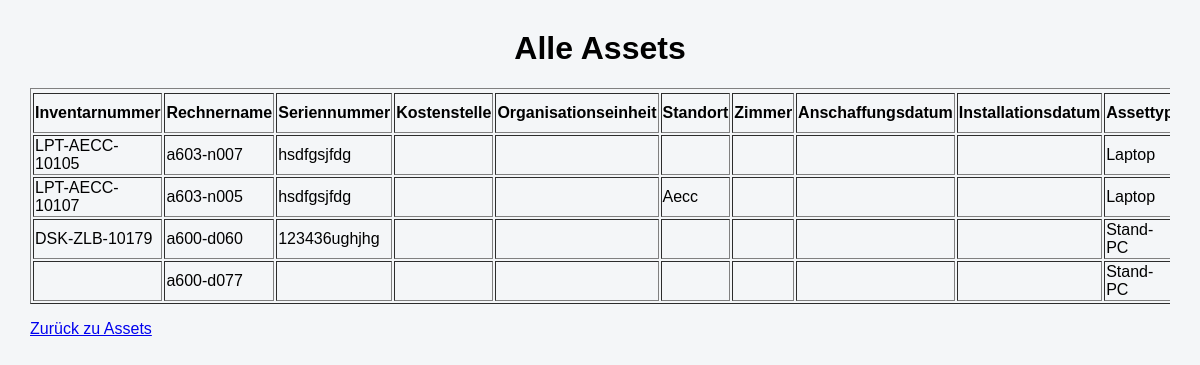
Before: /asset/anzeigen with the older database file.
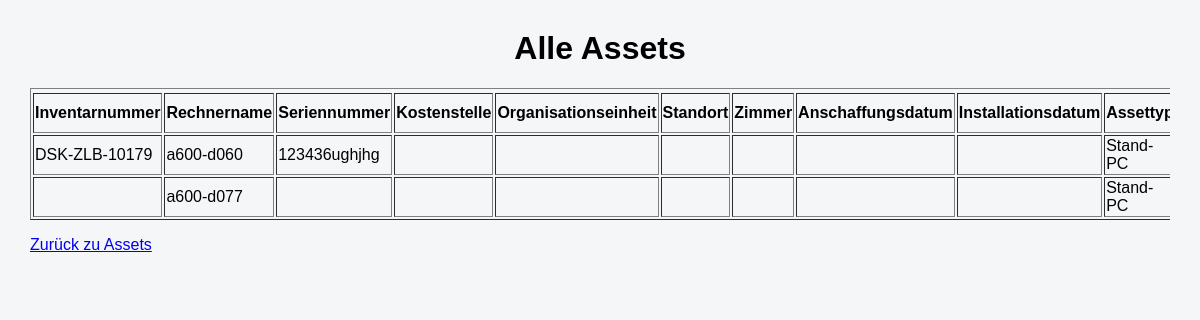
After: the same page with the newer database file.
### tables this page shows
CREATE TABLE assets (

    id INTEGER PRIMARY KEY,

    inventarnummer TEXT,
    rechnername TEXT,
    seriennummer TEXT,

    kostenstelle TEXT,
    organisationseinheit TEXT,

    standort TEXT,
    zimmer TEXT,

    anschaffungsdatum TEXT,
    installationsdatum TEXT,

    assettyp TEXT,
    verwendungsart TEXT,

    status TEXT,

    hersteller TEXT,
    modell TEXT,

    mac_adresse TEXT,
    garantie TEXT,

    verwaltungsart TEXT,

    prozessor TEXT,
    kerne_threads TEXT,

    ram TEXT,
    festplatte TEXT,

    betriebssystem TEXT,

    displaygroesse TEXT,
    dockingstation TEXT,

    anlagenummer TEXT,

    mitarbeiter TEXT,

    bemerkung TEXT

);

### app.py (the view)
@app.route("/asset/anzeigen")
def assets_anzeigen():
    verbindung = sqlite3.connect("asset_management.db")
    cursor = verbindung.cursor()
    cursor.execute("""
        SELECT *
        FROM assets
    """)
    assets = cursor.fetchall()
    print(assets)
    verbindung.close()
    return render_template(
        "assets_anzeigen.html",
        assets=assets
    )

### templates/assets_anzeigen.html (shortened to what this page needs)
<!DOCTYPE html>
<html>
<head>
    <link rel="stylesheet"
          href="{{ url_for('static', filename='style.css') }}">
</head>
<body>
<h1>Alle Assets</h1>
<div style="overflow-x: auto;">
<table border="1">
    <tr>
        <tr>
    <th>Inventarnummer</th>
    <th>Rechnername</th>
    <th>Seriennummer</th>
    <th>Kostenstelle</th>
    <th>Organisationseinheit</th>
    <th>Standort</th>
    <th>Zimmer</th>
    <th>Anschaffungsdatum</th>
    <th>Installationsdatum</th>
    <th>Assettyp</th>
</tr>
    </tr>
    {% for a in assets %}
    <tr>
       <td>{{ a[1] }}</td>
        <td>{{ a[2] }}</td>
        <td>{{ a[3] }}</td>
        <td>{{ a[4] }}</td>
        <td>{{ a[5] }}</td>
        <td>{{ a[6] }}</td>
        <td>{{ a[7] }}</td>
        <td>{{ a[8] }}</td>
        <td>{{ a[9] }}</td>
        <td>{{ a[10] }}</td>
    </tr>
    {% endfor %}
</table>
</div>
<p><a href="/assets">Zurück zu Assets</a></p>
</body>
</html>

### static/style.css (style rules this page uses)
body { font-family: Arial, sans-serif; background-color: #f4f6f8; margin: 30px; }
h1 { text-align: center; }

Changed rows visible on the page:
removed assets: inventarnummer "LPT-AECC-10105", rechnername "a603-n007", seriennummer "hsdfgsjfdg", assettyp "Laptop"
removed assets: inventarnummer "LPT-AECC-10107", rechnername "a603-n005", seriennummer "hsdfgsjfdg", standort "Aecc", assettyp "Laptop"
